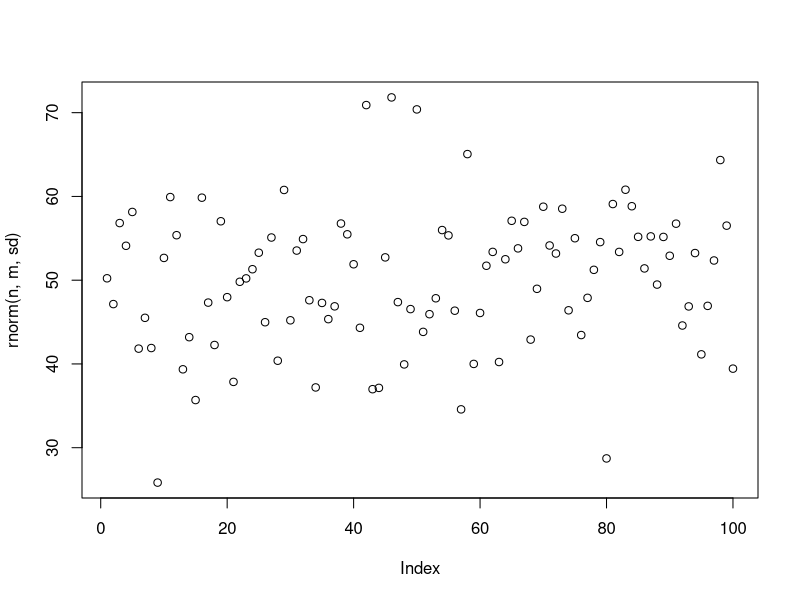
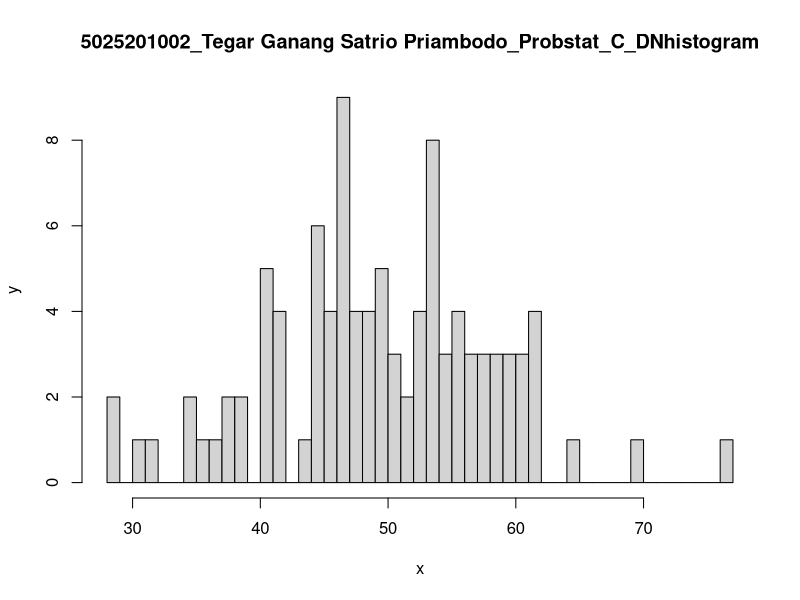

Generate these figures, in order, with R:
n <- 100
m <- 50
sd <- 8

#6a
set.seed(100)
rand <- rnorm(100)
rata2 <- mean(rand)

x1 <- floor(rata2)
x2 <- ceiling(rata2)
x1
x2

z1 <- (x1 - m) / sd
z2 <- (x2 - m) / sd
z1
z2

rnorm(n, m, sd)
plot(rnorm(n, m, sd))

#b
hist(rnorm(n, m, sd), xlab = "x", ylab = "y", breaks = 50, main = "5025201002_Tegar Ganang Satrio Priambodo_Probstat_C_DNhistogram")

#c
varian <- sd**2
varian
